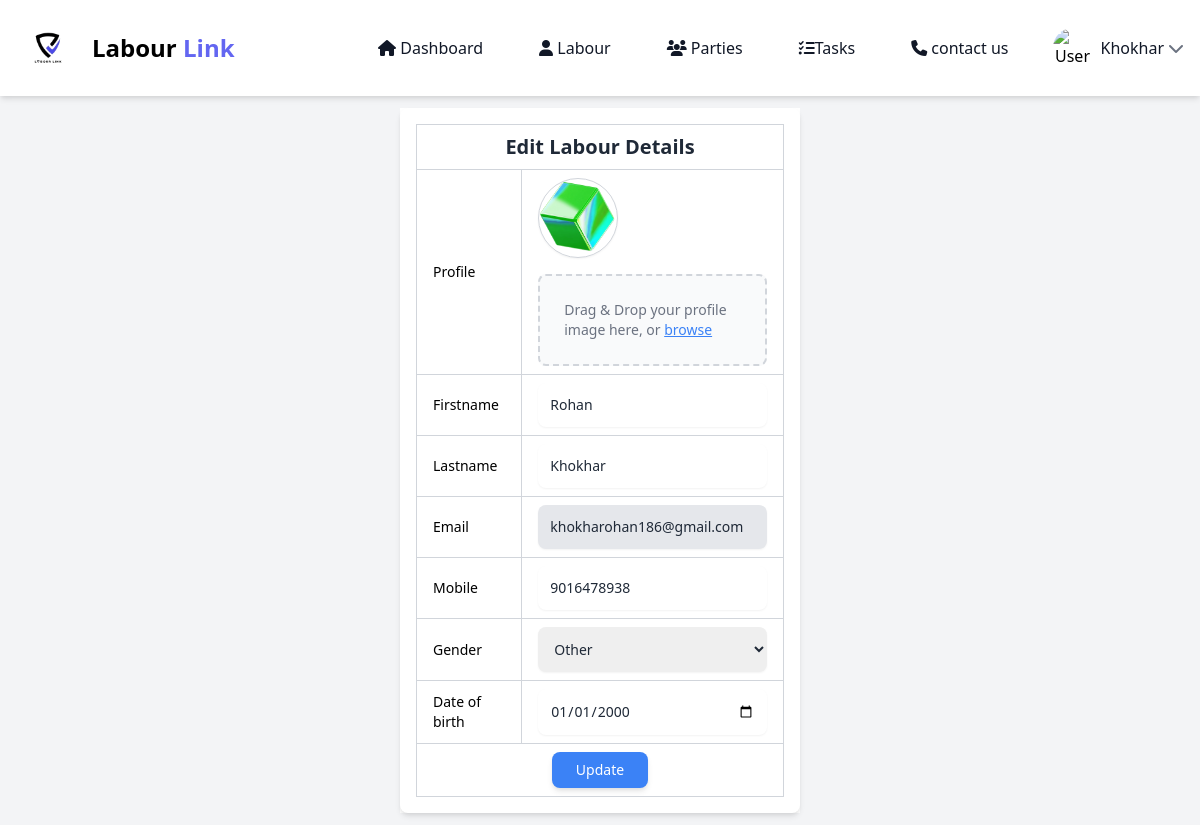
/update-profile-view/ (signed in), run on the app's committed database.
### LLApps/labour/models.py (models this page shows, shortened)
class Labour(BaseModel):
    first_name = models.CharField(max_length=255)
    last_name = models.CharField(max_length=255)
    email = models.EmailField(max_length=255, unique=True, null=False, blank=False)
    mobile= models.CharField(max_length=20)
    password = models.CharField(max_length=255)
    is_active = models.BooleanField(default=False)
    terms_and_condition = models.BooleanField(default=False)
    otp = models.CharField(default='000000', max_length=6)

class LabourPersonalInformation(BaseModel):
    GENDER_CHOICES = (
        ('M', 'Male'),
        ('F', 'Female'),
        ('O', 'Other'),
    )
    labour = models.ForeignKey(Labour, on_delete=models.CASCADE)
    profile = models.ImageField(upload_to='Labour_profiles/', default='default-images/labour-default-profile.png')
    gender = models.CharField(max_length=10, choices=GENDER_CHOICES, default='O')
    date_of_birth = models.DateField(default=date(2000, 1, 1))

### LLApps/dashboard/views.py (the view, shortened to what this page needs)
# urls.py: path('update-profile-view/', update_profile_view, name='update_profile_view'),
@login_required
def update_profile_view(request):
    get_labour, get_labour_personal_info = get_labour_from_session(request)
    context = {
        'get_labour': get_labour_from_session(request)[0],
        'get_labour_personal_info': get_labour_from_session(request)[1]
    }
    return render(request, 'dashboard/update-profile.html', context)

### LLApps/dashboard/views.py (called while the page is built)
def get_labour_from_session(request):
    llid = Labour.objects.get(llid=request.session['LL_labour_id'])
    personal_info = LabourPersonalInformation.objects.get(labour_id=request.session['LL_labour_id'])
    if llid:
        return llid, personal_info
    return None

def login_required(view_func):
    @wraps(view_func)
    def wrapper(request, *args, **kwargs):
        if 'LL_labour_id' not in request.session:
            messages.error(request, 'You need to be logged in to access this page.')
            return redirect('login_view')
        return view_func(request, *args, **kwargs)
    return wrapper

### LLApps/dashboard/templates/dashboard/update-profile.html (shortened to what this page needs)
{% extends 'dashboard/base.html' %}
{% load static %}
{% block body %}
<div class="flex flex-wrap my-3 justify-center">
  <div class="container lg:w-2/6 xl:w-2/7 sm:w-full md:w-2/3 bg-white transform duration-200 easy-in-out">
    <div class="max-w-6xl mx-auto p-4 bg-white shadow-md rounded-lg">
      <form action="{% url 'update_profile_view' %}" method="POST" enctype="multipart/form-data" class="overflow-x-auto">
        <table class="w-full border-collapse border border-gray-200 text-left text-sm">
          <tbody>
            <tr>
              <td colspan="2" class="border border-gray-300 px-4 py-2 text-xl font-bold text-center text-gray-800">
                Edit Labour Details
              </td>
            </tr>
            <tr>
              <td class="border border-gray-300 px-4 py-2 font-medium">Profile</td>
              <td class="border border-gray-300 px-4 py-2">
                <div class="mb-4">
                  <img
                    id="profile-preview"
                    src="{{ get_labour_personal_info.profile.url }}"
                    alt="Current Profile"
                    class="w-20 h-20 rounded-full object-cover border border-gray-300 shadow-sm"
                  >
                </div>
                <div
                  id="dropzone"
                  class="flex items-center justify-center w-full p-6 border-2 border-dashed border-gray-300 rounded-lg bg-gray-50 cursor-pointer hover:bg-gray-100 transition"
                >
                  <p class="text-gray-500">Drag & Drop your profile image here, or
                    <label for="profile_image" class="text-blue-500 underline cursor-pointer">browse</label>
                  </p>
                </div>
              </td>
            </tr>
            <tr>
              <td class="border border-gray-300 px-4 py-2 font-medium">Firstname</td>
              <td class="border border-gray-300 px-4 py-2">
                <input type="text" name="first_name" value="{{ get_labour.first_name|title }}" class="w-full p-3 rounded-lg shadow-sm focus:outline-none focus:ring-2 focus:ring-blue-500 text-gray-800">
              </td>
            </tr>
            <tr>
              <td class="border border-gray-300 px-4 py-2 font-medium">Lastname</td>
              <td class="border border-gray-300 px-4 py-2">
                <input type="text" name="last_name" value="{{ get_labour.last_name|title }}" class="w-full p-3 rounded-lg shadow-sm focus:outline-none focus:ring-2 focus:ring-blue-500 text-gray-800">
              </td>
            </tr>
            <tr>
              <td class="border border-gray-300 px-4 py-2 font-medium">Email</td>
              <td class="border border-gray-300 px-4 py-2">
                <input type="email" name="email" value="{{ get_labour.email }}" class="w-full p-3 rounded-lg shadow-sm focus:outline-none bg-gray-200 focus:ring-2 focus:ring-blue-500 text-gray-800">
              </td>
            </tr>
            <tr>
              <td class="border border-gray-300 px-4 py-2 font-medium">Mobile</td>
              <td class="border border-gray-300 px-4 py-2">
                <input type="text" name="mobile" value="{{ get_labour.mobile }}" class="w-full p-3 rounded-lg shadow-sm focus:outline-none focus:ring-2 focus:ring-blue-500 text-gray-800">
              </td>
            </tr>
            <tr>
              <td class="border border-gray-300 px-4 py-2 font-medium">Gender</td>
              <td class="border border-gray-300 px-4 py-2">
                <select name="gender" class="w-full p-3 rounded-lg shadow-sm focus:outline-none focus:ring-2 focus:ring-blue-500 text-gray-800">
                  <option value="O" {% if get_labour_personal_info.gender == 'O' %} selected {% endif %}>Other</option>
                </select>
              </td>
            </tr>
            <tr>
              <td class="border border-gray-300 px-4 py-2 font-medium">Date of birth</td>
              <td class="border border-gray-300 px-4 py-2">
                <input type="date" name="dob" value="{{ get_labour_personal_info.date_of_birth|date:'Y-m-d' }}" class="w-full p-3 rounded-lg shadow-sm focus:outline-none focus:ring-2 focus:ring-blue-500 text-gray-800">
              </td>
            </tr>
            <tr>
              <td colspan="2" class="border border-gray-300 px-4 py-2 text-center">
                <button type="submit" class="bg-blue-500 text-white px-6 py-2 rounded-lg shadow-md hover:bg-blue-600">Update</button>
              </td>
            </tr>
          </tbody>
        </table>
      </form>
    </div>
  </div>
</div>
{% endblock %}

### LLApps/dashboard/templates/dashboard/base.html (shortened to what this page needs)
{% load static %}
<!DOCTYPE html>
<html lang="en">
<head>
  <link href="https://cdn.jsdelivr.net/npm/tailwindcss@latest/dist/tailwind.min.css" rel="stylesheet" />
  <link rel="stylesheet" href="https://cdnjs.cloudflare.com/ajax/libs/font-awesome/6.0.0-beta3/css/all.min.css" />
  <link rel="stylesheet" href="https://cdnjs.cloudflare.com/ajax/libs/font-awesome/6.7.2/css/all.min.css"
 />
  <link rel="stylesheet" href="https://cdnjs.cloudflare.com/ajax/libs/font-awesome/6.7.2/css/fontawesome.min.css"
 />
</head>
<body class="bg-gray-100">
  <nav class="bg-white border-gray-200 dark:bg-gray-900 shadow-md">
    <div class="max-w-screen-xl flex flex-wrap items-center justify-between mx-auto p-4">
      <a href="{% url 'dashboard_view' %}" class="flex items-center">
        <img src="{% static 'dashboard/images/logo.png' %}" class="h-16 mr-3" alt="Flowbite Logo" />
        <span class="self-center text-2xl font-semibold whitespace-nowrap dark:text-white">Labour <span
            class="text-indigo-500">Link</span></span>
      </a>
      <div id="navbar-default"
        class="hidden flex-col md:flex md:flex-row md:items-center md:space-x-8 w-full md:w-auto mt-4 md:mt-0">
        <a href="{% url 'dashboard_view' %}"
          class="block py-2 px-3 text-gray-900 rounded hover:bg-gray-100 md:hover:bg-transparent md:hover:text-blue-700 dark:text-white md:dark:hover:text-blue-500 dark:hover:bg-gray-700 dark:hover:text-white">
          <i class="fas fa-home"></i> Dashboard</a>
        <a href="{% url 'labour_read' %}"
          class="block py-2 px-3 text-gray-900 rounded hover:bg-gray-100 md:hover:bg-transparent md:hover:text-blue-700 dark:text-white md:dark:hover:text-blue-500 dark:hover:bg-gray-700 dark:hover:text-white"><i
            class="fa-solid fa-user"></i> Labour</a>
        <a href="{% url 'parties_view' %}"
          class="block py-2 px-3 text-gray-900 rounded hover:bg-gray-100 md:hover:bg-transparent md:hover:text-blue-700 dark:text-white md:dark:hover:text-blue-500 dark:hover:bg-gray-700 dark:hover:text-white"><i
            class="fas fa-users"></i> Parties</a>
        <a href="{% url 'tasks_view'  %}"
          class="block py-2 px-3 text-gray-900 rounded hover:bg-gray-100 md:hover:bg-transparent md:hover:text-blue-700 dark:text-white md:dark:hover:text-blue-500 dark:hover:bg-gray-700 dark:hover:text-white"><i
            class="fa-solid fa-list-check"></i>Tasks</a>
        <a href="{% url 'contact_view' %}"
          class="block py-2 px-3 text-gray-900 rounded hover:bg-gray-100 md:hover:bg-transparent md:hover:text-blue-700 dark:text-white md:dark:hover:text-blue-500 dark:hover:bg-gray-700 dark:hover:text-white"><i
            class="fa-solid fa-phone"></i> contact us</a>
        <div class="relative">
          <button id="user-menu-button" class="flex items-center focus:outline-none">
            <img src="{{request.session.LL_profile}}" alt="User Avatar" class="w-10 h-10 rounded-full" />
            <span class="ml-2 text-gray-900 dark:text-white">{{request.session.LL_name}}</span>
            <i class="fas fa-chevron-down ml-1 text-gray-500"></i>
          </button>
        </div>
      </div>
    </div>
  </nav>
  {% block body %} {% endblock %}
</body>
</html>

### data on the page
Labour: session.LL_name "Khokhar", first_name "Rohan", last_name "Khokhar", email "khokharohan186@gmail.com", mobile "9016478938"
LabourPersonalInformation: profile (picture), gender "Other", dob "01/01/2000"
